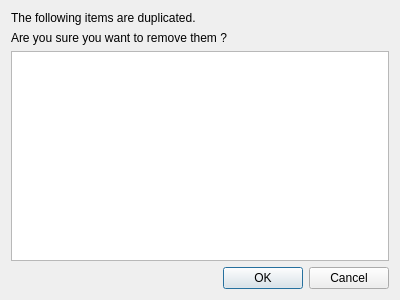
<?xml version="1.0" encoding="UTF-8"?>
<ui version="4.0">
 <class>AskRemoveDuplicatedFileDialog</class>
 <widget class="QDialog" name="AskRemoveDuplicatedFileDialog">
  <property name="geometry">
   <rect>
    <x>0</x>
    <y>0</y>
    <width>400</width>
    <height>300</height>
   </rect>
  </property>
  <property name="windowTitle">
   <string>Unify</string>
  </property>
  <layout class="QVBoxLayout" name="verticalLayout">
   <item>
    <widget class="QLabel" name="label">
     <property name="text">
      <string>The following items are duplicated.</string>
     </property>
    </widget>
   </item>
   <item>
    <widget class="QLabel" name="label_2">
     <property name="text">
      <string>Are you sure you want to remove them ?</string>
     </property>
    </widget>
   </item>
   <item>
    <widget class="QPlainTextEdit" name="plainTextEdit">
     <property name="focusPolicy">
      <enum>Qt::NoFocus</enum>
     </property>
     <property name="contextMenuPolicy">
      <enum>Qt::NoContextMenu</enum>
     </property>
     <property name="readOnly">
      <bool>true</bool>
     </property>
    </widget>
   </item>
   <item>
    <layout class="QHBoxLayout" name="horizontalLayout">
     <item>
      <spacer name="horizontalSpacer">
       <property name="orientation">
        <enum>Qt::Horizontal</enum>
       </property>
       <property name="sizeHint" stdset="0">
        <size>
         <width>40</width>
         <height>20</height>
        </size>
       </property>
      </spacer>
     </item>
     <item>
      <widget class="QPushButton" name="pushButton">
       <property name="text">
        <string>OK</string>
       </property>
      </widget>
     </item>
     <item>
      <widget class="QPushButton" name="pushButton_2">
       <property name="text">
        <string>Cancel</string>
       </property>
      </widget>
     </item>
    </layout>
   </item>
  </layout>
 </widget>
 <tabstops>
  <tabstop>plainTextEdit</tabstop>
  <tabstop>pushButton</tabstop>
  <tabstop>pushButton_2</tabstop>
 </tabstops>
 <resources/>
 <connections>
  <connection>
   <sender>pushButton</sender>
   <signal>clicked()</signal>
   <receiver>AskRemoveDuplicatedFileDialog</receiver>
   <slot>accept()</slot>
   <hints>
    <hint type="sourcelabel">
     <x>116</x>
     <y>241</y>
    </hint>
    <hint type="destinationlabel">
     <x>121</x>
     <y>285</y>
    </hint>
   </hints>
  </connection>
  <connection>
   <sender>pushButton_2</sender>
   <signal>clicked()</signal>
   <receiver>AskRemoveDuplicatedFileDialog</receiver>
   <slot>reject()</slot>
   <hints>
    <hint type="sourcelabel">
     <x>206</x>
     <y>246</y>
    </hint>
    <hint type="destinationlabel">
     <x>213</x>
     <y>289</y>
    </hint>
   </hints>
  </connection>
 </connections>
</ui>
